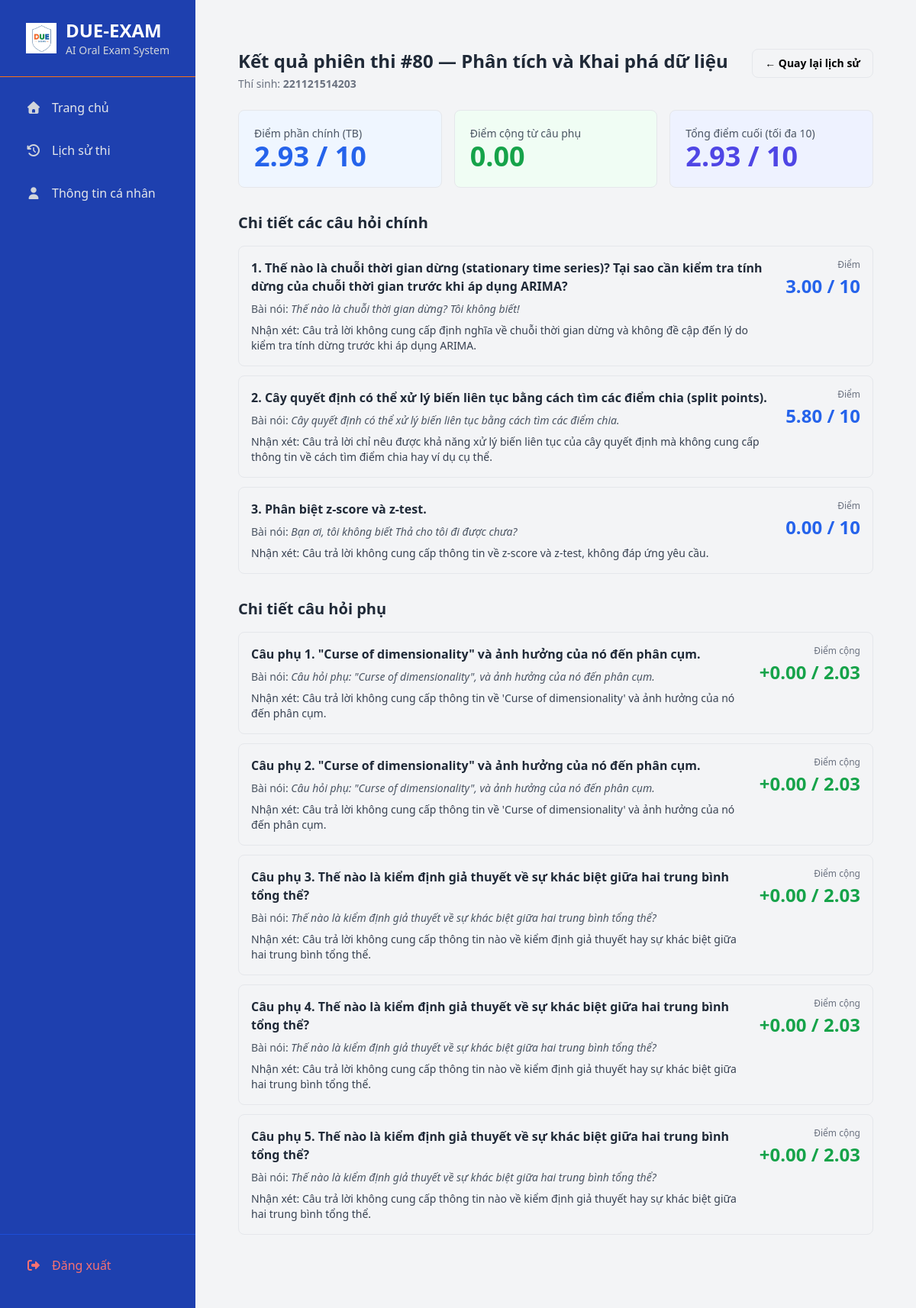
The app's page /history/80/ (signed in) with its own data.
### qna/models.py (models this page shows, shortened)
class ExamSession(models.Model):
    user = models.ForeignKey(User, on_delete=models.CASCADE, related_name='exam_sessions')
    subject = models.ForeignKey(Subject, on_delete=models.CASCADE)
    questions = models.ManyToManyField(Question, related_name='exam_sessions')
    created_at = models.DateTimeField(auto_now_add=True, verbose_name="Ngày thi")
    is_completed = models.BooleanField(default=False)
    completed_at = models.DateTimeField(null=True, blank=True, verbose_name="Thời gian hoàn thành")
    final_score = models.FloatField(null=True, blank=True)

class Subject(models.Model):
    name = models.CharField(max_length=255, verbose_name="Tên môn học")
    subject_code = models.CharField(max_length=20, unique=True, verbose_name="Mã môn học")
    quiz_data_file = models.CharField(max_length=255, blank=True, null=True, help_text="Ví dụ: data_analysis_quiz.json")

class ExamResult(models.Model):
    session = models.ForeignKey(ExamSession, on_delete=models.CASCADE, related_name='results')
    question = models.ForeignKey(Question, on_delete=models.CASCADE)
    transcript = models.TextField(verbose_name="Nội dung trả lời")
    score = models.FloatField(verbose_name="Điểm số")
    feedback = models.TextField(verbose_name="Nhận xét của AI", null=True, blank=True)
    analysis = models.JSONField(verbose_name="Phân tích chi tiết", null=True, blank=True)
    answered_at = models.DateTimeField(auto_now_add=True)

class Question(models.Model):
    subject = models.ForeignKey(Subject, on_delete=models.CASCADE, related_name="questions", verbose_name="Môn học")
    question_text = models.TextField(verbose_name="Nội dung câu hỏi")
    question_id_in_barem = models.CharField(max_length=20, verbose_name="ID câu hỏi trong tệp barem",
                                            help_text="Ví dụ: Q1, Q2...")
    is_supplementary = models.BooleanField(default=False, verbose_name="Là câu hỏi phụ")

class SupplementaryResult(models.Model):
    session = models.ForeignKey(ExamSession, on_delete=models.CASCADE, related_name='supplementary_results')
    question_text = models.TextField()
    transcript = models.TextField(blank=True, null=True)
    score = models.FloatField(default=0.0)
    max_score = models.FloatField(default=1.0)
    feedback = models.TextField(blank=True, null=True)
    analysis = models.JSONField(blank=True, null=True)
    created_at = models.DateTimeField(auto_now_add=True)

### qna/views.py (the view)
# urls.py: path('history/<int:session_id>/', views.history_detail_view, name='history_detail'),
@login_required
def history_detail_view(request: HttpRequest, session_id: int) -> HttpResponse:
    session = get_object_or_404(
        ExamSession.objects.select_related("subject", "user"),
        pk=session_id,
    )
    _ensure_owner(session, request.user)
    results = (
        ExamResult.objects.filter(session=session)
        .select_related("question")
        .order_by("question_id")
    )
    supp_results = SupplementaryResult.objects.filter(session=session).order_by("created_at")
    main_avg, supp_sum, final_total = _compute_scores(session)
    return render(request, "qna/history_detail.html", {
        "session": session,
        "results": results,
        "supp_results": supp_results,
        "main_avg": main_avg,        # có thể là None; template dùng |default:0 nếu cần
        "supp_sum": supp_sum,
        "final_total": final_total,
    })

### qna/views.py (called while the page is built)
def _ensure_owner(session: ExamSession, user) -> None:
    if session.user_id != getattr(user, "id", None):
        raise PermissionDenied("Bạn không có quyền với phiên thi này.")

def _compute_scores(session: ExamSession) -> Tuple[Optional[float], float, float]:
    mains = list(ExamResult.objects.filter(session=session).only("score"))
    if not mains:
        supp_sum = sum(sr.score or 0.0 for sr in SupplementaryResult.objects
                       .filter(session=session).only("score"))
        return None, supp_sum, 0.0
    main_avg = sum((er.score or 0.0) for er in mains) / len(mains)
    supp_sum = sum((sr.score or 0.0) for sr in SupplementaryResult.objects
                   .filter(session=session).only("score"))
    final_total = min(10.0, main_avg + supp_sum)
    return main_avg, supp_sum, final_total

### qna/templates/qna/history_detail.html (shortened to what this page needs)
{% extends "base.html" %}
{% load static %}
{% block content %}
<div class="max-w-5xl mx-auto px-4 py-6">
  <div class="flex items-start justify-between mb-6">
    <div>
      <h1 class="text-2xl font-bold text-gray-800">
        Kết quả phiên thi #{{ session.id }} — {{ session.subject.name }}
      </h1>
      <p class="text-sm text-gray-500 mt-1">
        Thí sinh: <span class="font-semibold">{{ session.user.username }}</span>
      </p>
    </div>
    <a href="{% url 'history' %}" class="inline-flex items-center px-4 py-2 rounded-lg border text-sm font-semibold hover:bg-gray-50">
      ← Quay lại lịch sử
    </a>
  </div>
  <div class="grid grid-cols-1 sm:grid-cols-3 gap-4 mb-8">
    <div class="bg-blue-50 p-5 rounded-lg border">
      <div class="text-sm text-gray-600">Điểm phần chính (TB)</div>
      <div class="text-4xl font-extrabold text-blue-600">
        {% if main_avg is not None %}{{ main_avg|floatformat:2 }}{% else %}-{% endif %} / 10
      </div>
    </div>
    <div class="bg-green-50 p-5 rounded-lg border">
      <div class="text-sm text-gray-600">Điểm cộng từ câu phụ</div>
      <div class="text-4xl font-extrabold text-green-600">
        {{ supp_sum|default:0|floatformat:2 }}
      </div>
    </div>
    <div class="bg-indigo-50 p-5 rounded-lg border">
      <div class="text-sm text-gray-600">Tổng điểm cuối (tối đa 10)</div>
      <div class="text-4xl font-extrabold text-indigo-600">
        {{ final_total|default:0|floatformat:2 }} / 10
      </div>
    </div>
  </div>
  <div class="mb-8">
    <h3 class="text-xl font-bold text-gray-800 mb-4">Chi tiết các câu hỏi chính</h3>
    {% if results %}
      <div class="space-y-3">
        {% for result in results %}
          <div class="p-4 border rounded-lg transition-all hover:shadow-md hover:border-blue-300">
            <div class="flex justify-between items-start gap-4">
              <div class="min-w-0">
                <p class="font-semibold text-gray-800">
                  {{ forloop.counter }}. {{ result.question.question_text }}
                </p>
                {% if result.transcript %}
                <p class="text-sm text-gray-600 mt-2">
                  <span class="font-medium">Bài nói:</span>
                  <span class="italic">{{ result.transcript }}</span>
                </p>
                {% endif %}
                {% if result.feedback %}
                <p class="text-sm text-gray-700 mt-2">
                  <span class="font-medium">Nhận xét:</span> {{ result.feedback }}
                </p>
                {% endif %}
              </div>
              <div class="flex-shrink-0 text-right">
                <div class="text-xs text-gray-500 mb-1">Điểm</div>
                <div class="text-2xl font-bold text-blue-600">
                  {{ result.score|default:0|floatformat:2 }} / 10
                </div>
              </div>
            </div>
          </div>
        {% endfor %}
      </div>
    {% else %}
      <div class="text-gray-500">Chưa có kết quả phần chính.</div>
    {% endif %}
  </div>
  <div class="mb-8">
    <h3 class="text-xl font-bold text-gray-800 mb-4">Chi tiết câu hỏi phụ</h3>
    {% if supp_results %}
      <div class="space-y-3">
        {% for s in supp_results %}
          <div class="p-4 border rounded-lg transition-all hover:shadow-md hover:border-green-300">
            <div class="flex justify-between items-start gap-4">
              <div class="min-w-0">
                <p class="font-semibold text-gray-800">
                  Câu phụ {{ forloop.counter }}. {{ s.question_text }}
                </p>
                {% if s.transcript %}
                <p class="text-sm text-gray-600 mt-2">
                  <span class="font-medium">Bài nói:</span>
                  <span class="italic">{{ s.transcript }}</span>
                </p>
                {% endif %}
                {% if s.feedback %}
                <p class="text-sm text-gray-700 mt-2">
                  <span class="font-medium">Nhận xét:</span> {{ s.feedback }}
                </p>
                {% endif %}
              </div>
              <div class="flex-shrink-0 text-right">
                <div class="text-xs text-gray-500 mb-1">Điểm cộng</div>
                <div class="text-2xl font-bold text-green-600">
                  +{{ s.score|default:0|floatformat:2 }} / {{ s.max_score|default:0|floatformat:2 }}
                </div>
              </div>
            </div>
          </div>
        {% endfor %}
      </div>
    {% else %}
      <div class="text-gray-500">Không có câu hỏi phụ.</div>
    {% endif %}
  </div>
</div>
{% endblock %}

### records on screen
ExamSession: id "80", subject.name "Phân tích và Khai phá dữ liệu", user.username "221121514203"
ExamResult: question.question_text "Thế nào là chuỗi thời gian dừng (stationary time series)? Tại sao cần kiểm tra tính dừng của chuỗi thời gian trước khi áp dụng ARIMA?", transcript "Thế nào là chuỗi thời gian dừng? Tôi không biết!", feedback "Câu trả lời không cung cấp định nghĩa về chuỗi thời gian dừng và không đề cập đến lý do kiểm tra tính dừng trước khi áp dụng ARIMA.", score "3.00"
ExamResult: question.question_text "Cây quyết định có thể xử lý biến liên tục bằng cách tìm các điểm chia (split points).", transcript "Cây quyết định có thể xử lý biến liên tục bằng cách tìm các điểm chia.", feedback "Câu trả lời chỉ nêu được khả năng xử lý biến liên tục của cây quyết định mà không cung cấp thông tin về cách tìm điểm chia hay ví dụ cụ thể.", score "5.80"
ExamResult: question.question_text "Phân biệt z-score và z-test.", transcript "Bạn ơi, tôi không biết Thả cho tôi đi được chưa?", feedback "Câu trả lời không cung cấp thông tin về z-score và z-test, không đáp ứng yêu cầu.", score "0.00"
SupplementaryResult: question_text "\"Curse of dimensionality\" và ảnh hưởng của nó đến phân cụm.", transcript "Câu hỏi phụ: \"Curse of dimensionality\", và ảnh hưởng của nó đến phân cụm.", feedback "Câu trả lời không cung cấp thông tin về 'Curse of dimensionality' và ảnh hưởng của nó đến phân cụm.", score "0.00", max_score "2.03"
SupplementaryResult: question_text "\"Curse of dimensionality\" và ảnh hưởng của nó đến phân cụm.", transcript "Câu hỏi phụ: \"Curse of dimensionality\", và ảnh hưởng của nó đến phân cụm.", feedback "Câu trả lời không cung cấp thông tin về 'Curse of dimensionality' và ảnh hưởng của nó đến phân cụm.", score "0.00", max_score "2.03"
SupplementaryResult: question_text "Thế nào là kiểm định giả thuyết về sự khác biệt giữa hai trung bình tổng thể?", transcript "Thế nào là kiểm định giả thuyết về sự khác biệt giữa hai trung bình tổng thể?", feedback "Câu trả lời không cung cấp thông tin nào về kiểm định giả thuyết hay sự khác biệt giữa hai trung bình tổng thể.", score "0.00", max_score "2.03"
SupplementaryResult: question_text "Thế nào là kiểm định giả thuyết về sự khác biệt giữa hai trung bình tổng thể?", transcript "Thế nào là kiểm định giả thuyết về sự khác biệt giữa hai trung bình tổng thể?", feedback "Câu trả lời không cung cấp thông tin nào về kiểm định giả thuyết hay sự khác biệt giữa hai trung bình tổng thể.", score "0.00", max_score "2.03"
SupplementaryResult: question_text "Thế nào là kiểm định giả thuyết về sự khác biệt giữa hai trung bình tổng thể?", transcript "Thế nào là kiểm định giả thuyết về sự khác biệt giữa hai trung bình tổng thể?", feedback "Câu trả lời không cung cấp thông tin nào về kiểm định giả thuyết hay sự khác biệt giữa hai trung bình tổng thể.", score "0.00", max_score "2.03"

### other values on screen
{{ main_avg|floatformat:2 }} "2.93"
{{ supp_sum|default:0|floatformat:2 }} "0.00"
{{ final_total|default:0|floatformat:2 }} "2.93"
